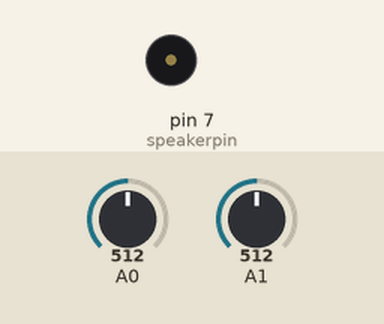
The sketch below on a simulated Arduino Uno, built with avr-gcc and run on an emulated ATmega328P. Shown: buzzer (waves = sounding). The test bench sets the inputs (shaded band); at power-on: A1 = 512, A0 = 512. What the sketch prints to the serial monitor is not drawn.

Above: at 1.2 s.
1.3 s: A1 set to 589
2.8 s: A1 set to 613
At 5.7 s:
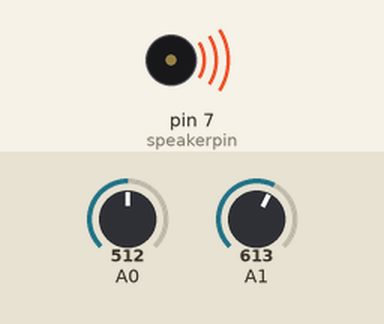
5.8 s: A0 set to 591
8.8 s: A0 set to 607
11.8 s: A1 set to 590
At 14.4 s:
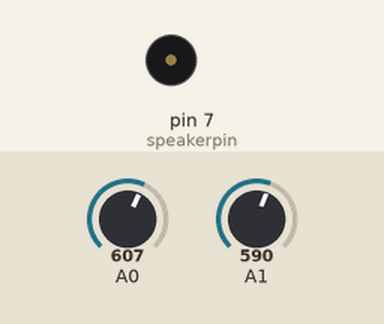
14.8 s: A1 set to 610
At 15.8 s:
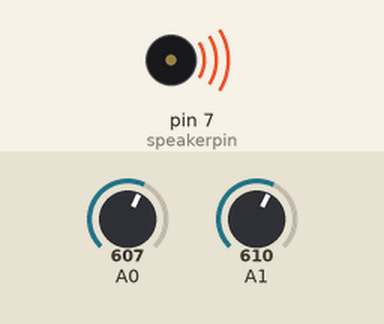
Timing chart, 0 to 18.8 s (numbered marks = the images above; inputs shaded):
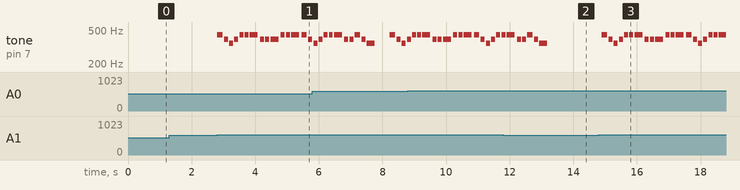

The sketch:

3.ino
```cpp
int x;
int y;
int speakerpin = 7;
int currentSong = 1;
bool playing = false;

// 3옥타브
#define NOTE_C3  131
#define NOTE_CS3 139
#define NOTE_D3  147
#define NOTE_DS3 156
#define NOTE_E3  165
#define NOTE_F3  175
#define NOTE_FS3 185
#define NOTE_G3  196
#define NOTE_GS3 208
#define NOTE_A3  220
#define NOTE_AS3 233
#define NOTE_B3  247

// 4옥타브
#define NOTE_C4  262
#define NOTE_CS4 277
#define NOTE_D4  294
#define NOTE_DS4 311
#define NOTE_E4  330
#define NOTE_F4  349
#define NOTE_FS4 370
#define NOTE_G4  392
#define NOTE_GS4 415
#define NOTE_A4  440
#define NOTE_AS4 466
#define NOTE_B4  494

// 5옥타브
#define NOTE_C5  523
#define NOTE_CS5 554
#define NOTE_D5  587
#define NOTE_DS5 622
#define NOTE_E5  659
#define NOTE_F5  698
#define NOTE_FS5 740
#define NOTE_G5  784
#define NOTE_GS5 831
#define NOTE_A5  880
#define NOTE_AS5 932
#define NOTE_B5  988

#define REST 0

// 비행기
int melody1[] = {
  NOTE_A4, NOTE_G4, NOTE_F4, NOTE_G4, NOTE_A4, NOTE_A4, NOTE_A4,
  NOTE_G4, NOTE_G4, NOTE_G4, NOTE_A4, NOTE_A4, NOTE_A4,
  NOTE_A4, NOTE_G4, NOTE_F4, NOTE_G4, NOTE_A4, NOTE_A4, NOTE_A4,
  NOTE_G4, NOTE_G4, NOTE_A4, NOTE_G4, NOTE_F4
};
int noteDurations1[] = {
  6, 8, 8, 8, 8, 8, 4,
  8, 8, 4, 8, 8, 4,
  6, 8, 8, 8, 8, 8, 4,
  8, 8, 6, 8, 4
};
int melody1_size = 25;

// super shy
int melody2[] = {
  NOTE_C5, NOTE_E5, NOTE_D5, REST, NOTE_E5, NOTE_D5, NOTE_D5, NOTE_D5,
  NOTE_C5, NOTE_E5, NOTE_D5, NOTE_D5, NOTE_C5, NOTE_C5, NOTE_C5, NOTE_C5,
  NOTE_E5, NOTE_D5, REST, NOTE_D5, NOTE_D5,
  NOTE_D5, NOTE_C5, NOTE_E5, NOTE_G5, NOTE_G5, NOTE_E5, NOTE_E5,
  NOTE_D5, NOTE_D5, NOTE_E5, NOTE_D5, REST, NOTE_D5, NOTE_D5, NOTE_D5,
  NOTE_C5, NOTE_C5, NOTE_C5, NOTE_G4, NOTE_G4, NOTE_D5, NOTE_C5,
  NOTE_G4, NOTE_G4, NOTE_D5, NOTE_C5, REST, REST, REST, REST, REST
};
int noteDurations2[] = {
  8, 8, 4, 8, 8, 8, 8, 8,
  8, 8, 8, 8, 8, 8, 8, 8,
  8, 4, 8, 8, 8,
  8, 8, 8, 8, 8, 8, 8,
  8, 8, 8, 4, 8, 8, 8, 8,
  8, 8, 8, 8, 8, 8, 8,
  8, 8, 8, 8, 8, 4, 2, 8, 8, 4, 10, 8
};
int melody2_size = 52;

// 캐논
int melody3[] = {
  NOTE_E4, NOTE_D4, NOTE_C4, NOTE_B3, NOTE_A3, NOTE_G3, NOTE_A3, NOTE_B3};
int noteDurations3[] = {
  2, 2, 2, 2, 2, 2, 2, 2,
};
int melody3_size = 16;

void setup() {
  Serial.begin(9600);
  noTone(speakerpin);
}

void loop() {
  x = analogRead(A0);
  y = analogRead(A1);

  if (!playing) {
    if (x < 400) {  // 왼쪽
      int prev = currentSong;
      if (currentSong == 1) currentSong = 3;
      else if (currentSong == 2) currentSong = 1;
      else if (currentSong == 3) currentSong = 2;

      if (currentSong != prev) {
        printSongList();
        Serial.print("현재 선택된 곡: ");
        Serial.println(currentSong);
      }
    }
    else if (x > 600) {  // 오른쪽
      int prev = currentSong;
      if (currentSong == 1) currentSong = 2;
      else if (currentSong == 2) currentSong = 3;
      else if (currentSong == 3) currentSong = 1;

      if (currentSong != prev) {
        printSongList();
        Serial.print("현재 선택된 곡: ");
        Serial.println(currentSong);
      }
    }
  }

// 재생
  if (y > 600 && !playing) {
    playing = true;
    Serial.print("연주 시작: ");
    if (currentSong == 1) Serial.println("비행기");
    else if (currentSong == 2) Serial.println("Super Shy");
    else if (currentSong == 3) Serial.println("캐논 변주곡");

    playSong(currentSong);

    Serial.println("연주 종료");
    noTone(speakerpin);
    playing = false;
    delay(300);
  }

  delay(100);
}

// 목록
void printSongList() {
  Serial.println("1: 비행기");
  Serial.println("2: Super Shy");
  Serial.println("3: 캐논 변주곡");
}

// 연주
void playSong(int song) {
  int* melody;
  int* noteDurations;
  int size;

  if (song == 1) {
    melody = melody1;
    noteDurations = noteDurations1;
    size = melody1_size;
  }
  else if (song == 2) {
    melody = melody2;
    noteDurations = noteDurations2;
    size = melody2_size;
  }
  else if (song == 3) {
    melody = melody3;
    noteDurations = noteDurations3;
    size = melody3_size;
  }
  else return;

  for (int thisNote = 0; thisNote < size; thisNote++) {
    int noteDuration = 1000 / noteDurations[thisNote];

    if (melody[thisNote] == REST) {
      // 쉼표
      delay(noteDuration * 1.30);
    } else {
      // 음 재생
      tone(speakerpin, melody[thisNote], noteDuration);
      int pauseBetweenNotes = noteDuration * 1.30;
      delay(pauseBetweenNotes);
      noTone(speakerpin);
    }
  }

  noTone(speakerpin);
}
```

Measured:
- the behaviour switches between 600 and 601 on A1 (found by bisection; images 0 and 1)
- after the input at 1.3 s, every drawn part: stays the same
- after the input at 2.8 s, tone on pin 7 (speakerpin): plays 440 Hz for 0.17 s, 392 Hz for 0.13 s, 349 Hz for 0.13 s, 392 Hz for 0.13 s, 440 Hz for 0.13 s, 440 Hz for 0.13 s … (15 notes in this stretch), starting at once
- after the input at 11.8 s, tone on pin 7 (speakerpin): goes on until 13.2 s, then stays silent
- after the input at 14.8 s, tone on pin 7 (speakerpin): plays 440 Hz for 0.17 s, 392 Hz for 0.13 s, 349 Hz for 0.13 s, 392 Hz for 0.13 s, 440 Hz for 0.13 s, 440 Hz for 0.13 s … (20 notes in this stretch), starting after 0.10 s
